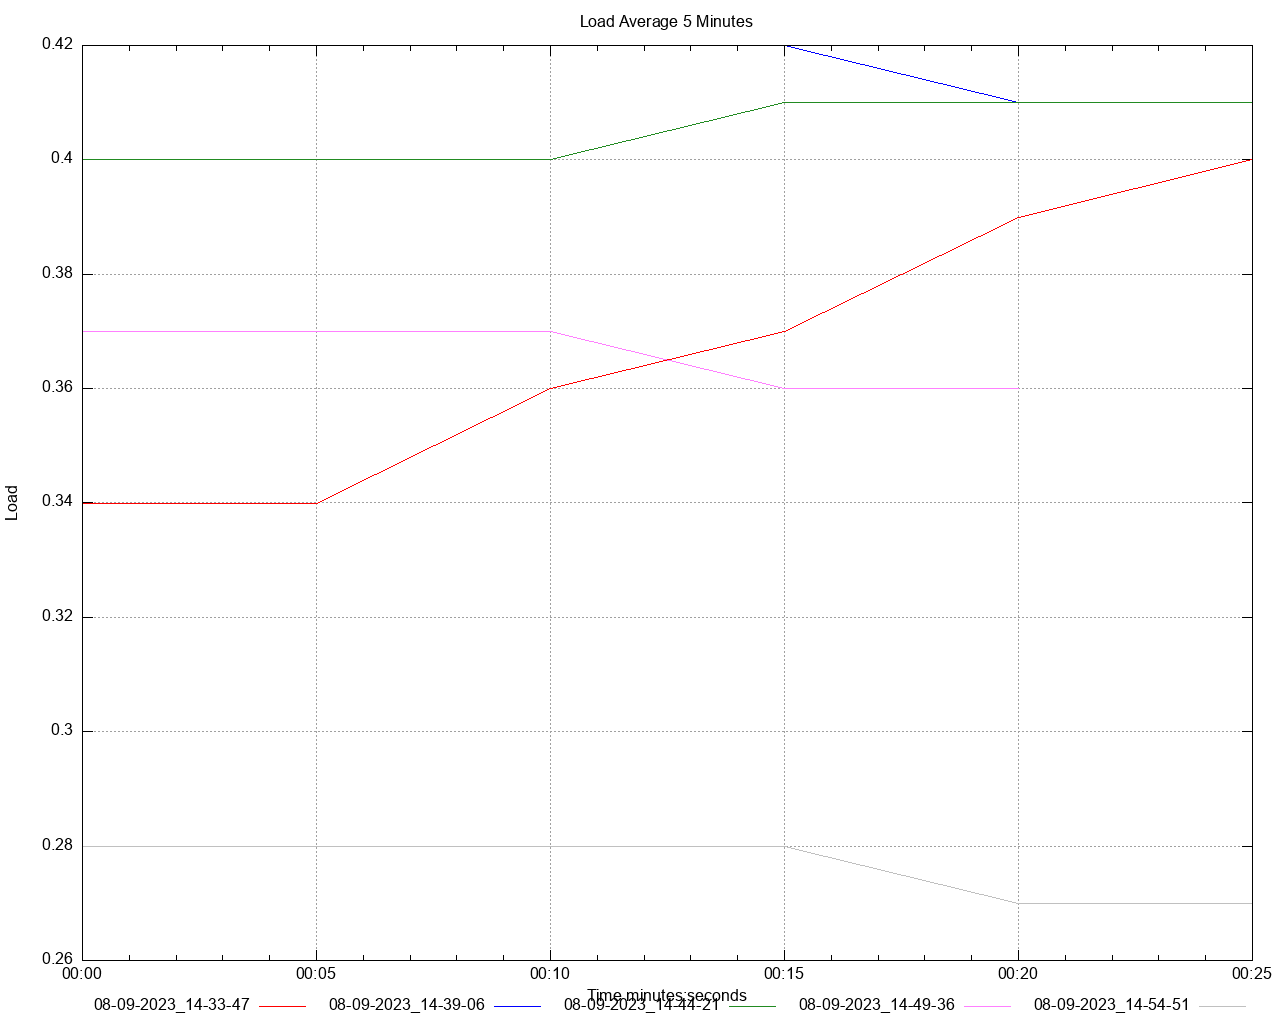

Recreate this plot in gnuplot.
set title 'Load Average 5 Minutes' noenhanced
set style data lines
set datafile separator ","
set terminal png size 1280,1024
set grid
set key below
set xdata time
set timefmt "%s"
offset = 0
t0(x)=(offset=($0==0) ? x : offset, x - offset)
set xlabel 'Time minutes:seconds'
set ylabel 'Load'
set output '/Users/gbarnett/git/hazelcast-simulator/atomiclong-3node-member/atomicreference/dstat/load_average_5m_A4.png'
plot \
   '/Users/gbarnett/git/hazelcast-simulator/atomiclong-3node-member/atomicreference/data/load_average_5m_A4_1.data' using (t0(timecolumn(1))):2 title "08-09-2023_14-33-47" noenhanced lt rgb "red", \
   '/Users/gbarnett/git/hazelcast-simulator/atomiclong-3node-member/atomicreference/data/load_average_5m_A4_2.data' using (t0(timecolumn(1))):2 title "08-09-2023_14-39-06" noenhanced lt rgb "blue", \
   '/Users/gbarnett/git/hazelcast-simulator/atomiclong-3node-member/atomicreference/data/load_average_5m_A4_3.data' using (t0(timecolumn(1))):2 title "08-09-2023_14-44-21" noenhanced lt rgb "forest-green", \
   '/Users/gbarnett/git/hazelcast-simulator/atomiclong-3node-member/atomicreference/data/load_average_5m_A4_4.data' using (t0(timecolumn(1))):2 title "08-09-2023_14-49-36" noenhanced lt rgb "orchid", \
   '/Users/gbarnett/git/hazelcast-simulator/atomiclong-3node-member/atomicreference/data/load_average_5m_A4_5.data' using (t0(timecolumn(1))):2 title "08-09-2023_14-54-51" noenhanced lt rgb "grey", \
